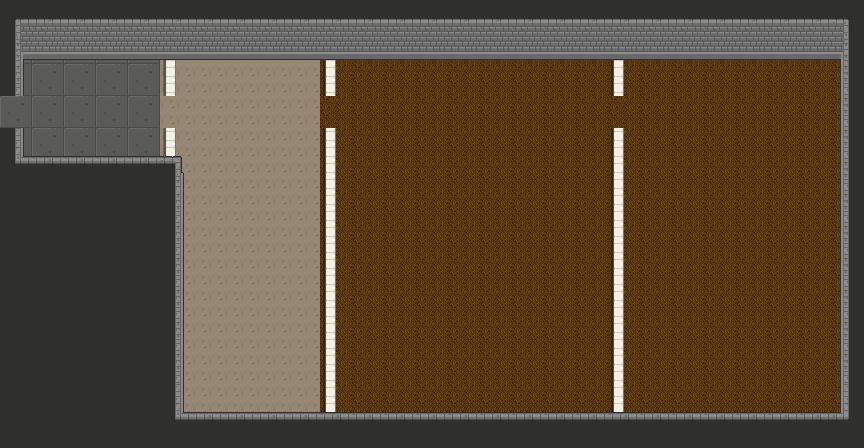

Rendered tile map (Tiled .tmx) drawn with the repository's tilesets; below, a short description and the full map source, tile grids included:
An orthogonal 27x14 tile map with 32x32 px tiles, 3 tile layers (floor, small wall, wall), 3 tilesets and 1 object (RS).

<map version="1.8" tiledversion="1.8.5" orientation="orthogonal" renderorder="right-down" width="27" height="14" tilewidth="32" tileheight="32" infinite="0" nextlayerid="9" nextobjectid="5">
 <tileset firstgid="1" source="assets/Dungeon_v2.tsx" />
 <tileset firstgid="229" source="assets/pokemon_v2.tsx" />
 <tileset firstgid="1215" source="assets/Slates_v2.tsx" />
 <layer id="1" name="floor" width="27" height="14">
  <data encoding="csv">
77,77,77,77,77,523,523,523,523,523,1228,1228,1228,1228,1228,1228,1228,1228,1228,1228,1228,1228,1228,1228,1228,1228,1228,
77,77,77,77,77,523,523,523,523,523,1228,1228,1228,1228,1228,1228,1228,1228,1228,1228,1228,1228,1228,1228,1228,1228,1228,
77,77,77,77,77,523,523,523,523,523,1228,1228,1228,1228,1228,1228,1228,1228,1228,1228,1228,1228,1228,1228,1228,1228,1228,
77,77,77,77,77,523,523,523,523,523,1228,1228,1228,1228,1228,1228,1228,1228,1228,1228,1228,1228,1228,1228,1228,1228,1228,
77,77,77,77,77,523,523,523,523,523,1228,1228,1228,1228,1228,1228,1228,1228,1228,1228,1228,1228,1228,1228,1228,1228,1228,
77,77,77,77,77,523,523,523,523,523,1228,1228,1228,1228,1228,1228,1228,1228,1228,1228,1228,1228,1228,1228,1228,1228,1228,
21,21,21,21,21,523,523,523,523,523,1228,1228,1228,1228,1228,1228,1228,1228,1228,1228,1228,1228,1228,1228,1228,1228,1228,
21,21,21,21,21,523,523,523,523,523,1228,1228,1228,1228,1228,1228,1228,1228,1228,1228,1228,1228,1228,1228,1228,1228,1228,
21,21,21,21,21,523,523,523,523,523,1228,1228,1228,1228,1228,1228,1228,1228,1228,1228,1228,1228,1228,1228,1228,1228,1228,
21,21,21,21,21,523,523,523,523,523,1228,1228,1228,1228,1228,1228,1228,1228,1228,1228,1228,1228,1228,1228,1228,1228,1228,
21,21,21,21,21,523,523,523,523,523,1228,1228,1228,1228,1228,1228,1228,1228,1228,1228,1228,1228,1228,1228,1228,1228,1228,
21,21,21,21,21,523,523,523,523,523,1228,1228,1228,1228,1228,1228,1228,1228,1228,1228,1228,1228,1228,1228,1228,1228,1228,
21,21,21,21,21,523,523,523,523,523,1228,1228,1228,1228,1228,1228,1228,1228,1228,1228,1228,1228,1228,1228,1228,1228,1228,
21,21,21,21,21,523,523,523,523,523,1228,1228,1228,1228,1228,1228,1228,1228,1228,1228,1228,1228,1228,1228,1228,1228,1228
</data>
 </layer>
 <layer id="8" name="small wall" width="27" height="14">
  <data encoding="csv">
0,0,0,0,0,0,0,0,0,0,0,0,0,0,0,0,0,0,0,0,0,0,0,0,0,0,0,
0,0,0,0,0,2147484531,0,0,0,0,2147484531,0,0,0,0,0,0,0,0,2147484531,814,0,0,0,0,0,0,
0,0,0,0,0,2147484531,0,0,0,0,2147484531,0,0,0,0,0,0,0,0,2147484531,814,0,0,0,0,0,0,
0,0,0,0,0,2147484462,0,0,0,0,2147484462,0,0,0,0,0,0,0,0,2147484462,814,0,0,0,0,0,0,
0,0,0,0,0,2147484531,0,0,0,0,2147484531,0,0,0,0,0,0,0,0,2147484531,814,0,0,0,0,0,0,
0,0,0,0,0,2147484531,0,0,0,0,2147484531,0,0,0,0,0,0,0,0,2147484531,814,0,0,0,0,0,0,
0,0,0,0,0,0,0,0,0,0,2147484531,0,0,0,0,0,0,0,0,2147484531,0,0,0,0,0,0,0,
0,0,0,0,0,0,0,0,0,0,2147484531,0,0,0,0,0,0,0,0,2147484531,0,0,0,0,0,0,0,
0,0,0,0,0,0,0,0,0,0,2147484531,0,0,0,0,0,0,0,0,2147484531,0,0,0,0,0,0,0,
0,0,0,0,0,0,0,0,0,0,2147484531,0,0,0,0,0,0,0,0,2147484531,0,0,0,0,0,0,0,
0,0,0,0,0,0,0,0,0,0,2147484531,0,0,0,0,0,0,0,0,2147484531,0,0,0,0,0,0,0,
0,0,0,0,0,0,0,0,0,0,2147484531,0,0,0,0,0,0,0,0,2147484531,0,0,0,0,0,0,0,
0,0,0,0,0,0,0,0,0,0,2147484531,0,0,0,0,0,0,0,0,2147484531,0,0,0,0,0,0,0,
0,0,0,0,0,0,0,0,0,0,2147484531,0,0,0,0,0,0,0,0,2147484531,0,0,0,0,0,0,0
</data>
 </layer>
 <layer id="4" name="wall" width="27" height="14">
  <data encoding="csv">
4,5,5,5,5,5,5,5,5,5,5,5,5,5,5,5,5,5,5,5,5,5,5,5,5,5,6,
23,24,24,24,24,24,24,24,24,24,24,24,24,24,24,24,24,24,24,24,24,24,24,24,24,24,25,
22,0,0,0,0,0,0,0,0,0,0,0,0,0,0,0,0,0,0,0,0,0,0,0,0,0,20,
7,0,0,0,0,0,0,0,0,0,0,0,0,0,0,0,0,0,0,0,0,0,0,0,0,0,20,
42,43,43,43,43,202,0,0,0,0,0,0,0,0,0,0,0,0,0,0,0,0,0,0,0,0,20,
61,62,62,62,62,221,0,0,0,0,0,0,0,0,0,0,0,0,0,0,0,0,0,0,0,0,20,
45,0,0,0,0,22,0,0,0,0,0,0,0,0,0,0,0,0,0,0,0,0,0,0,0,0,20,
45,0,0,0,0,22,0,0,0,0,0,0,0,0,0,0,0,0,0,0,0,0,0,0,0,0,20,
45,0,0,0,0,22,0,0,0,0,0,0,0,0,0,0,0,0,0,0,0,0,0,0,0,0,20,
45,45,0,0,0,22,0,0,0,0,0,0,0,0,0,0,0,0,0,0,0,0,0,0,0,0,20,
45,45,0,0,0,22,0,0,0,0,0,0,0,0,0,0,0,0,0,0,0,0,0,0,0,0,20,
45,45,0,0,0,22,0,0,0,7,7,7,7,7,0,0,0,0,0,0,0,0,0,0,0,0,20,
45,45,0,0,0,42,43,43,43,43,43,43,43,43,43,43,43,43,43,43,43,43,43,43,43,43,44,
45,0,0,0,0,61,62,62,62,62,62,62,62,62,62,62,62,62,62,62,62,62,62,62,62,62,63
</data>
 </layer>
 <objectgroup id="5" name="door">
  <object id="4" name="RS" x="16.6667" y="111.333">
   <properties>
    <property name="nextDirection" value="LEFT" />
    <property name="nextMap" value="23RS" />
    <property name="nextX" type="int" value="28" />
    <property name="nextY" type="int" value="10" />
   </properties>
  </object>
 </objectgroup>
</map>
